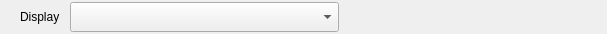
<?xml version="1.0" encoding="UTF-8"?>
<ui version="4.0">
 <class>AFQMonitorSourceToolbar</class>
 <widget class="QWidget" name="AFQMonitorSourceToolbar">
  <property name="geometry">
   <rect>
    <x>0</x>
    <y>0</y>
    <width>607</width>
    <height>34</height>
   </rect>
  </property>
  <property name="minimumSize">
   <size>
    <width>0</width>
    <height>34</height>
   </size>
  </property>
  <property name="maximumSize">
   <size>
    <width>16777215</width>
    <height>34</height>
   </size>
  </property>
  <property name="windowTitle">
   <string>Form</string>
  </property>
  <layout class="QHBoxLayout" name="horizontalLayout_2">
   <property name="spacing">
    <number>10</number>
   </property>
   <property name="leftMargin">
    <number>20</number>
   </property>
   <property name="topMargin">
    <number>0</number>
   </property>
   <property name="rightMargin">
    <number>0</number>
   </property>
   <property name="bottomMargin">
    <number>0</number>
   </property>
   <item>
    <widget class="QLabel" name="label_Display">
     <property name="sizePolicy">
      <sizepolicy hsizetype="Minimum" vsizetype="Preferred">
       <horstretch>0</horstretch>
       <verstretch>0</verstretch>
      </sizepolicy>
     </property>
     <property name="minimumSize">
      <size>
       <width>0</width>
       <height>30</height>
      </size>
     </property>
     <property name="maximumSize">
      <size>
       <width>16777215</width>
       <height>30</height>
      </size>
     </property>
     <property name="text">
      <string>Display</string>
     </property>
    </widget>
   </item>
   <item>
    <widget class="QComboBox" name="comboBox_Display">
     <property name="sizePolicy">
      <sizepolicy hsizetype="Expanding" vsizetype="Fixed">
       <horstretch>0</horstretch>
       <verstretch>0</verstretch>
      </sizepolicy>
     </property>
     <property name="minimumSize">
      <size>
       <width>0</width>
       <height>30</height>
      </size>
     </property>
     <property name="maximumSize">
      <size>
       <width>600</width>
       <height>30</height>
      </size>
     </property>
    </widget>
   </item>
   <item>
    <spacer name="horizontalSpacer">
     <property name="orientation">
      <enum>Qt::Horizontal</enum>
     </property>
     <property name="sizeType">
      <enum>QSizePolicy::Expanding</enum>
     </property>
     <property name="sizeHint" stdset="0">
      <size>
       <width>40</width>
       <height>20</height>
      </size>
     </property>
    </spacer>
   </item>
  </layout>
 </widget>
 <resources/>
 <connections/>
</ui>
